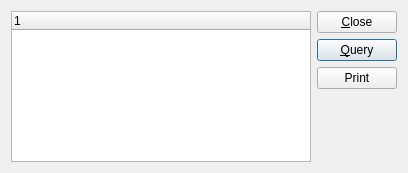
<?xml version="1.0" encoding="UTF-8"?>
<ui version="4.0">
 <class>test9138_alternate</class>
 <widget class="QWidget" name="test9138_alternate">
  <property name="geometry">
   <rect>
    <x>0</x>
    <y>0</y>
    <width>408</width>
    <height>173</height>
   </rect>
  </property>
  <property name="windowTitle">
   <string>Telephone Lookup</string>
  </property>
  <layout class="QHBoxLayout">
   <item>
    <widget class="XTreeWidget" name="_xtree"/>
   </item>
   <item>
    <layout class="QVBoxLayout">
     <item>
      <widget class="QPushButton" name="_close">
       <property name="text">
        <string>&amp;Close</string>
       </property>
      </widget>
     </item>
     <item>
      <widget class="QPushButton" name="_query">
       <property name="text">
        <string>&amp;Query</string>
       </property>
       <property name="default">
        <bool>true</bool>
       </property>
      </widget>
     </item>
     <item>
      <widget class="QPushButton" name="_print">
       <property name="text">
        <string>Print</string>
       </property>
      </widget>
     </item>
     <item>
      <spacer>
       <property name="orientation">
        <enum>Qt::Vertical</enum>
       </property>
       <property name="sizeHint" stdset="0">
        <size>
         <width>20</width>
         <height>40</height>
        </size>
       </property>
      </spacer>
     </item>
    </layout>
   </item>
  </layout>
 </widget>
 <customwidgets>
  <customwidget>
   <class>XTreeWidget</class>
   <extends>QTreeWidget</extends>
   <header>xtreewidget.h</header>
  </customwidget>
 </customwidgets>
 <tabstops>
  <tabstop>_query</tabstop>
  <tabstop>_close</tabstop>
 </tabstops>
 <resources/>
 <connections/>
</ui>
